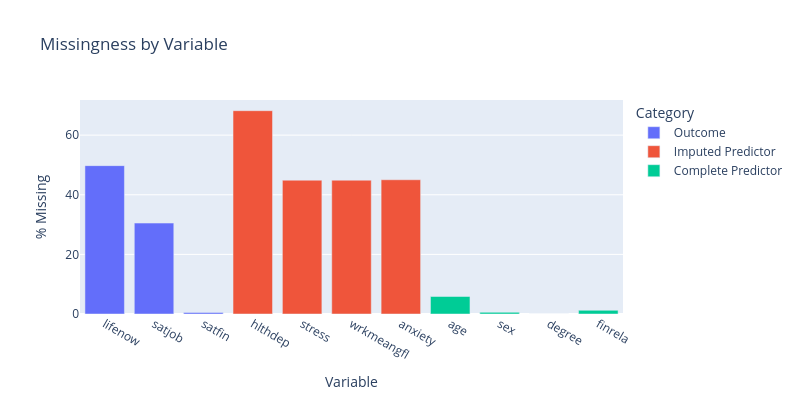

Source (notebook cell):
### Code cell
# Visualize missingness patterns
fig = px.bar(
    missing_stats, 
    x='Variable', 
    y='Pct_Missing', 
    color='Category',
    title='Missingness by Variable',
    labels={'Pct_Missing': '% Missing'}
)
fig.update_layout(height=400, width=800)
fig.show()

### Figure 1 — Plotly figure (JSON) as saved in the notebook; plotly's stock layout.template omitted (floating-point values rounded to 4 significant figures)
{"data": [{"hovertemplate": "Category=Outcome<br>Variable=%{x}<br>% Missing=%{y}<extra></extra>", "legendgroup": "Outcome", "marker": {"color": "#636efa", "pattern": {"shape": ""}}, "name": "Outcome", "orientation": "v", "showlegend": true, "textposition": "auto", "type": "bar", "x": ["lifenow", "satjob", "satfin"], "xaxis": "x", "y": [49.77, 30.5, 0.5079], "yaxis": "y"}, {"hovertemplate": "Category=Imputed Predictor<br>Variable=%{x}<br>% Missing=%{y}<extra></extra>", "legendgroup": "Imputed Predictor", "marker": {"color": "#EF553B", "pattern": {"shape": ""}}, "name": "Imputed Predictor", "orientation": "v", "showlegend": true, "textposition": "auto", "type": "bar", "x": ["hlthdep", "stress", "wrkmeangfl", "anxiety"], "xaxis": "x", "y": [68.2, 44.89, 44.89, 45.03], "yaxis": "y"}, {"hovertemplate": "Category=Complete Predictor<br>Variable=%{x}<br>% Missing=%{y}<extra></extra>", "legendgroup": "Complete Predictor", "marker": {"color": "#00cc96", "pattern": {"shape": ""}}, "name": "Complete Predictor", "orientation": "v", "showlegend": true, "textposition": "auto", "type": "bar", "x": ["age", "sex", "degree", "finrela"], "xaxis": "x", "y": [5.869, 0.5643, 0.0, 1.242], "yaxis": "y"}], "layout": {"barmode": "relative", "height": 400, "legend": {"title": {"text": "Category"}, "tracegroupgap": 0}, "title": {"text": "Missingness by Variable"}, "width": 800, "xaxis": {"anchor": "y", "domain": [0, 1], "title": {"text": "Variable"}}, "yaxis": {"anchor": "x", "domain": [0, 1], "title": {"text": "% Missing"}}}}
